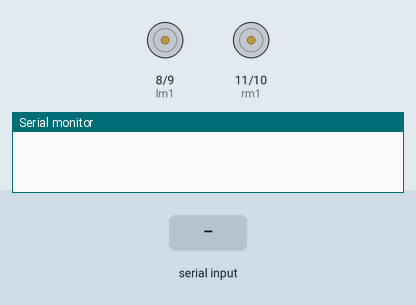
Simulated run of this sketch. Board: Arduino Mega 2560, built with avr-gcc and run on an emulated ATmega2560. Parts: motor-driver pin pairs drawn as motors (green arrow = first pin HIGH = forward, orange = second pin HIGH = backward, longer = more drive), the last lines printed to the serial monitor. Inputs (shaded band) come from the test bench.

Above: at 1.2 s.
1.3 s: "R" received over the second serial link
At 2.5 s:
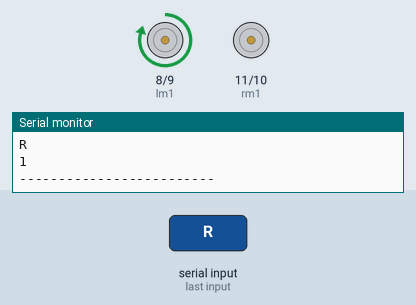
2.8 s: "F" received over the second serial link
At 3.6 s:
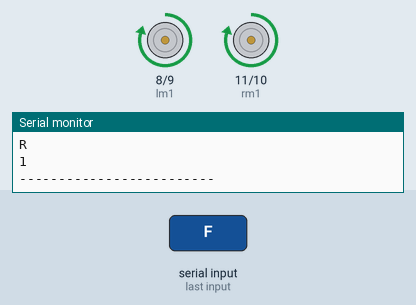
4.3 s: "B" received over the second serial link
At 4.8 s:
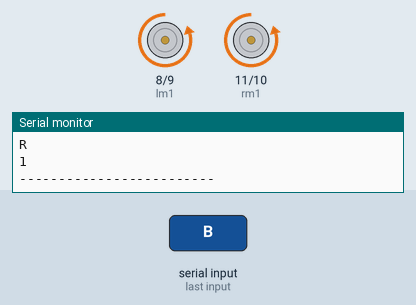
5.8 s: "L" received over the second serial link
At 7.0 s:
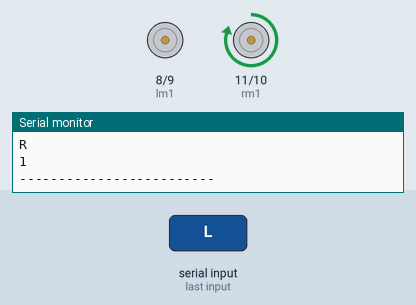
7.3 s: "G" received over the second serial link
At 8.3 s:
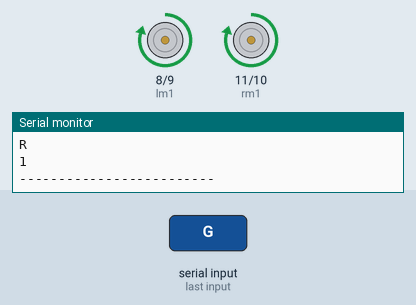
8.8 s: "I" received over the second serial link
At 9.4 s:
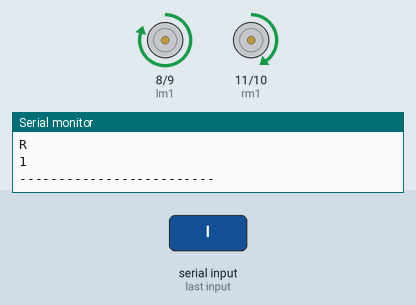
Timing chart, 0 to 11.3 s (numbered marks = the images above; inputs shaded):
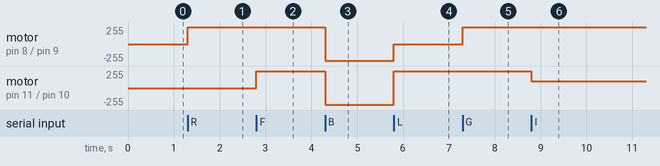

The sketch:

distance_tester.ino
```cpp
#define lm1 8
#define lm2 9
#define rm1 11
#define rm2 10
int count=0;
void setup() {
  pinMode(lm1,OUTPUT);
  pinMode(lm2,OUTPUT);
  pinMode(rm1,OUTPUT);
  pinMode(rm2,OUTPUT);

Serial.begin(9600);
Serial1.begin(9600);
}

void loop()
{

  if(Serial1.available()){
  char a = Serial1.read();


  if(a=='S'){
    analogWrite(lm1,0);  analogWrite(rm1,0);
    analogWrite(lm2,0);       analogWrite(rm2,0);
  }
   if(a=='F'){
    analogWrite(lm1,250);  analogWrite(rm1,250);
    analogWrite(lm2,0);       analogWrite(rm2,0);

  }
  if(a=='B'){
    analogWrite(lm1,0);  analogWrite(rm1,0);
    analogWrite(lm2,250);       analogWrite(rm2,250);
  }
  if(a=='R'){
    analogWrite(lm1,250);  analogWrite(rm1,0);
    analogWrite(lm2,0);       analogWrite(rm2,0);
    Serial.println(a);
    count+=1;
    Serial.println(count);
    Serial.println("-------------------------");
  }
  if(a=='L'){
    analogWrite(lm1,0);  analogWrite(rm1,250);
    analogWrite(lm2,0);       analogWrite(rm2,0);
  }
  if(a=='G'){
    analogWrite(lm1,100);  analogWrite(rm1,250);
    analogWrite(lm2,0);       analogWrite(rm2,0);
  }
  if(a=='I'){
    analogWrite(lm1,250);  analogWrite(rm1,100);
    analogWrite(lm2,0);       analogWrite(rm2,0);
  }
  if(a=='H'){
    analogWrite(lm1,0);  analogWrite(rm1,0);
    analogWrite(lm2,100);       analogWrite(rm2,250);
  }
 if(a=='J'){
    analogWrite(lm1,0);  analogWrite(rm1,0);
    analogWrite(lm2,250);       analogWrite(rm2,100);
  }
}
}
```

Measured:
- after the input at 1.3 s, motor on pin 8 (lm1) / pin 9 (lm2): stopped → forward 250/255 at once
- after the input at 2.8 s, motor on pin 11 (rm1) / pin 10 (rm2): stopped → forward 250/255 at once
- after the input at 4.3 s, motor on pin 8 (lm1) / pin 9 (lm2), motor on pin 11 (rm1) / pin 10 (rm2): forward 250/255 → backward 250/255 at once
- after the input at 5.8 s, motor on pin 8 (lm1) / pin 9 (lm2): backward 250/255 → stopped at once; motor on pin 11 (rm1) / pin 10 (rm2): backward 250/255 → forward 250/255 at once
- after the input at 7.3 s, motor on pin 8 (lm1) / pin 9 (lm2): stopped → forward 250/255 at once
- after the input at 8.8 s, motor on pin 11 (rm1) / pin 10 (rm2): forward 250/255 → forward 100/255 at once
